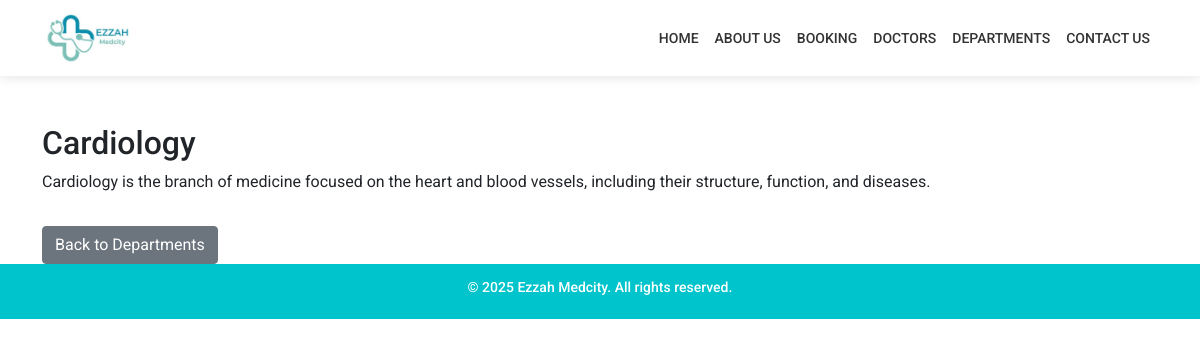
Screenshot of /departments/5/ with the database file from the repository.
### Home/models.py (models this page shows, shortened)
class Departments(models.Model):
    dep_name = models.CharField(max_length=100)
    dep_description = models.TextField()
    icon = models.ImageField(upload_to='department_icons/', blank=True, null=True)

### Home/views.py (the view)
# urls.py: path('departments/<int:id>/', views.department_detail, name='department_detail'),
def department_detail(request, id):
    department = get_object_or_404(Departments, id=id)
    return render(request, 'department_detail.html', {'department': department})

### Templates/department_detail.html (shortened to what this page needs)
{% extends 'base.html' %}
{% block content %}
<div class="container mt-5">
    <h2>{{ department.dep_name }}</h2>
    <p>{{ department.dep_description }}</p>
    <a href="{% url 'departments' %}" class="btn btn-secondary mt-3">Back to Departments</a>
</div>
{% endblock %}

### Templates/base.html (style rules this page uses)
body { font-family: 'Roboto', sans-serif; margin: 0; padding: 0; }

### rows the page displays
Departments: dep_name "Cardiology", dep_description "Cardiology is the branch of medicine focused on the heart and blood vessels, including their structure, function, and diseases."
